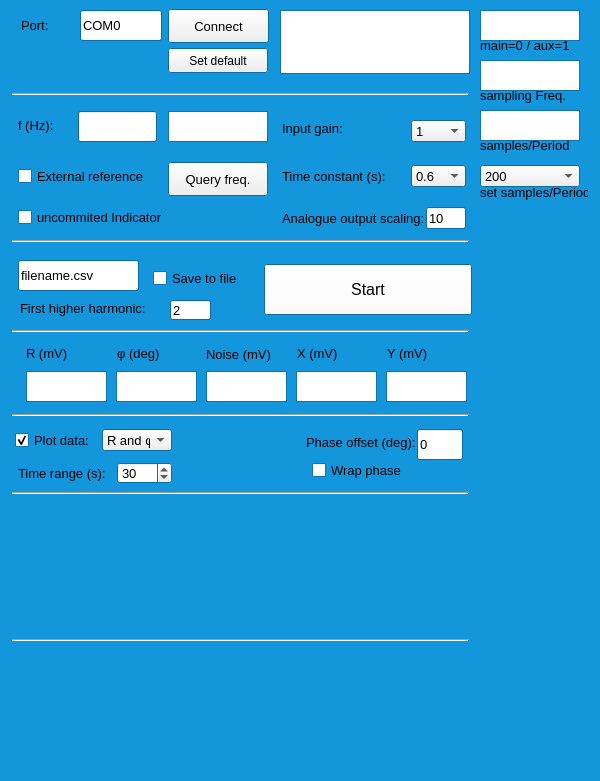
<?xml version="1.0" encoding="UTF-8"?>
<ui version="4.0">
 <class>Form</class>
 <widget class="QWidget" name="Form">
  <property name="geometry">
   <rect>
    <x>0</x>
    <y>0</y>
    <width>600</width>
    <height>781</height>
   </rect>
  </property>
  <property name="palette">
   <palette>
    <active>
     <colorrole role="Base">
      <brush brushstyle="SolidPattern">
       <color alpha="255">
        <red>255</red>
        <green>255</green>
        <blue>255</blue>
       </color>
      </brush>
     </colorrole>
     <colorrole role="Window">
      <brush brushstyle="SolidPattern">
       <color alpha="255">
        <red>20</red>
        <green>150</green>
        <blue>220</blue>
       </color>
      </brush>
     </colorrole>
    </active>
    <inactive>
     <colorrole role="Base">
      <brush brushstyle="SolidPattern">
       <color alpha="255">
        <red>255</red>
        <green>255</green>
        <blue>255</blue>
       </color>
      </brush>
     </colorrole>
     <colorrole role="Window">
      <brush brushstyle="SolidPattern">
       <color alpha="255">
        <red>20</red>
        <green>150</green>
        <blue>220</blue>
       </color>
      </brush>
     </colorrole>
    </inactive>
    <disabled>
     <colorrole role="Base">
      <brush brushstyle="SolidPattern">
       <color alpha="255">
        <red>20</red>
        <green>150</green>
        <blue>220</blue>
       </color>
      </brush>
     </colorrole>
     <colorrole role="Window">
      <brush brushstyle="SolidPattern">
       <color alpha="255">
        <red>20</red>
        <green>150</green>
        <blue>220</blue>
       </color>
      </brush>
     </colorrole>
    </disabled>
   </palette>
  </property>
  <property name="windowTitle">
   <string> StN-LIA-MCU EXTENDED </string>
  </property>
  <widget class="QTextBrowser" name="rOutput">
   <property name="geometry">
    <rect>
     <x>26</x>
     <y>371</y>
     <width>81</width>
     <height>31</height>
    </rect>
   </property>
   <property name="font">
    <font>
     <pointsize>10</pointsize>
    </font>
   </property>
  </widget>
  <widget class="QTextBrowser" name="phaseOutput">
   <property name="geometry">
    <rect>
     <x>116</x>
     <y>371</y>
     <width>81</width>
     <height>31</height>
    </rect>
   </property>
   <property name="font">
    <font>
     <pointsize>10</pointsize>
    </font>
   </property>
  </widget>
  <widget class="QTextBrowser" name="samplesInPeriod">
   <property name="geometry">
    <rect>
     <x>480</x>
     <y>110</y>
     <width>100</width>
     <height>31</height>
    </rect>
   </property>
   <property name="font">
    <font>
     <pointsize>10</pointsize>
    </font>
   </property>
  </widget>
  <widget class="QTextBrowser" name="samplingFrequency">
   <property name="geometry">
    <rect>
     <x>480</x>
     <y>60</y>
     <width>100</width>
     <height>31</height>
    </rect>
   </property>
   <property name="font">
    <font>
     <pointsize>10</pointsize>
    </font>
   </property>
  </widget>
  <widget class="QTextBrowser" name="main_aux">
   <property name="geometry">
    <rect>
     <x>480</x>
     <y>10</y>
     <width>100</width>
     <height>31</height>
    </rect>
   </property>
   <property name="font">
    <font>
     <pointsize>10</pointsize>
    </font>
   </property>
  </widget>
  <widget class="QTextBrowser" name="noiseOutput">
   <property name="geometry">
    <rect>
     <x>206</x>
     <y>371</y>
     <width>81</width>
     <height>31</height>
    </rect>
   </property>
   <property name="font">
    <font>
     <pointsize>10</pointsize>
    </font>
   </property>
  </widget>
  <widget class="QTextBrowser" name="xOutput">
   <property name="geometry">
    <rect>
     <x>296</x>
     <y>371</y>
     <width>81</width>
     <height>31</height>
    </rect>
   </property>
   <property name="font">
    <font>
     <pointsize>10</pointsize>
    </font>
   </property>
  </widget>
  <widget class="QTextBrowser" name="yOutput">
   <property name="geometry">
    <rect>
     <x>386</x>
     <y>371</y>
     <width>81</width>
     <height>31</height>
    </rect>
   </property>
   <property name="font">
    <font>
     <pointsize>10</pointsize>
    </font>
   </property>
  </widget>
  <widget class="QLabel" name="label">
   <property name="geometry">
    <rect>
     <x>26</x>
     <y>343</y>
     <width>64</width>
     <height>21</height>
    </rect>
   </property>
   <property name="font">
    <font>
     <pointsize>10</pointsize>
    </font>
   </property>
   <property name="text">
    <string>R (mV)</string>
   </property>
  </widget>
  <widget class="QLabel" name="label_2">
   <property name="geometry">
    <rect>
     <x>117</x>
     <y>339</y>
     <width>61</width>
     <height>28</height>
    </rect>
   </property>
   <property name="font">
    <font>
     <pointsize>10</pointsize>
    </font>
   </property>
   <property name="text">
    <string>φ (deg)</string>
   </property>
  </widget>
  <widget class="QLabel" name="label_3">
   <property name="geometry">
    <rect>
     <x>206</x>
     <y>344</y>
     <width>76</width>
     <height>20</height>
    </rect>
   </property>
   <property name="font">
    <font>
     <pointsize>10</pointsize>
    </font>
   </property>
   <property name="text">
    <string>Noise (mV)</string>
   </property>
  </widget>
  <widget class="QLabel" name="label_4">
   <property name="geometry">
    <rect>
     <x>297</x>
     <y>341</y>
     <width>75</width>
     <height>25</height>
    </rect>
   </property>
   <property name="font">
    <font>
     <pointsize>10</pointsize>
    </font>
   </property>
   <property name="text">
    <string>X (mV)</string>
   </property>
  </widget>
  <widget class="QLabel" name="label_5">
   <property name="geometry">
    <rect>
     <x>387</x>
     <y>342</y>
     <width>80</width>
     <height>22</height>
    </rect>
   </property>
   <property name="font">
    <font>
     <pointsize>10</pointsize>
    </font>
   </property>
   <property name="text">
    <string>Y (mV)</string>
   </property>
  </widget>
  <widget class="QLineEdit" name="filenameInput">
   <property name="geometry">
    <rect>
     <x>18</x>
     <y>260</y>
     <width>121</width>
     <height>31</height>
    </rect>
   </property>
   <property name="font">
    <font>
     <pointsize>10</pointsize>
    </font>
   </property>
   <property name="text">
    <string>filename.csv</string>
   </property>
  </widget>
  <widget class="QCheckBox" name="recordBox">
   <property name="geometry">
    <rect>
     <x>153</x>
     <y>270</y>
     <width>111</width>
     <height>17</height>
    </rect>
   </property>
   <property name="font">
    <font>
     <pointsize>10</pointsize>
    </font>
   </property>
   <property name="text">
    <string>Save to file</string>
   </property>
   <property name="checked">
    <bool>false</bool>
   </property>
  </widget>
  <widget class="QPushButton" name="measureButton">
   <property name="geometry">
    <rect>
     <x>264</x>
     <y>264</y>
     <width>208</width>
     <height>51</height>
    </rect>
   </property>
   <property name="palette">
    <palette>
     <active>
      <colorrole role="Button">
       <brush brushstyle="SolidPattern">
        <color alpha="255">
         <red>255</red>
         <green>255</green>
         <blue>255</blue>
        </color>
       </brush>
      </colorrole>
     </active>
     <inactive>
      <colorrole role="Button">
       <brush brushstyle="SolidPattern">
        <color alpha="255">
         <red>255</red>
         <green>255</green>
         <blue>255</blue>
        </color>
       </brush>
      </colorrole>
     </inactive>
     <disabled>
      <colorrole role="Button">
       <brush brushstyle="SolidPattern">
        <color alpha="255">
         <red>255</red>
         <green>255</green>
         <blue>255</blue>
        </color>
       </brush>
      </colorrole>
     </disabled>
    </palette>
   </property>
   <property name="font">
    <font>
     <pointsize>12</pointsize>
    </font>
   </property>
   <property name="text">
    <string>Start</string>
   </property>
   <property name="checkable">
    <bool>true</bool>
   </property>
  </widget>
  <widget class="QPushButton" name="connectButton">
   <property name="geometry">
    <rect>
     <x>168</x>
     <y>9</y>
     <width>101</width>
     <height>34</height>
    </rect>
   </property>
   <property name="font">
    <font>
     <pointsize>10</pointsize>
    </font>
   </property>
   <property name="text">
    <string>Connect</string>
   </property>
  </widget>
  <widget class="QLineEdit" name="portInput">
   <property name="geometry">
    <rect>
     <x>80</x>
     <y>10</y>
     <width>82</width>
     <height>31</height>
    </rect>
   </property>
   <property name="font">
    <font>
     <pointsize>10</pointsize>
    </font>
   </property>
   <property name="text">
    <string>COM0</string>
   </property>
  </widget>
  <widget class="QLineEdit" name="freqInput">
   <property name="geometry">
    <rect>
     <x>78</x>
     <y>111</y>
     <width>79</width>
     <height>31</height>
    </rect>
   </property>
   <property name="font">
    <font>
     <pointsize>10</pointsize>
    </font>
   </property>
   <property name="toolTip">
    <string>Enter desired modulation frequency</string>
   </property>
   <property name="text">
    <string/>
   </property>
  </widget>
  <widget class="QLabel" name="label_6">
   <property name="geometry">
    <rect>
     <x>18</x>
     <y>115</y>
     <width>47</width>
     <height>21</height>
    </rect>
   </property>
   <property name="font">
    <font>
     <pointsize>10</pointsize>
    </font>
   </property>
   <property name="text">
    <string>f (Hz):</string>
   </property>
  </widget>
  <widget class="QTextBrowser" name="freqOutput">
   <property name="geometry">
    <rect>
     <x>168</x>
     <y>111</y>
     <width>100</width>
     <height>31</height>
    </rect>
   </property>
   <property name="font">
    <font>
     <pointsize>10</pointsize>
    </font>
   </property>
   <property name="toolTip">
    <string>Current modulation frequency</string>
   </property>
  </widget>
  <widget class="QTextBrowser" name="dialogueBox">
   <property name="geometry">
    <rect>
     <x>280</x>
     <y>10</y>
     <width>190</width>
     <height>64</height>
    </rect>
   </property>
   <property name="font">
    <font>
     <pointsize>10</pointsize>
    </font>
   </property>
  </widget>
  <widget class="QCheckBox" name="filterCheckBox">
   <property name="geometry">
    <rect>
     <x>18</x>
     <y>207</y>
     <width>221</width>
     <height>21</height>
    </rect>
   </property>
   <property name="font">
    <font>
     <pointsize>10</pointsize>
    </font>
   </property>
   <property name="toolTip">
    <string>Only recommended for extremely low frequencies (&lt;20 Hz)</string>
   </property>
   <property name="text">
    <string>uncommited Indicator</string>
   </property>
  </widget>
  <widget class="PlotWidget" name="graphWidget" native="true">
   <property name="geometry">
    <rect>
     <x>0</x>
     <y>486</y>
     <width>502</width>
     <height>145</height>
    </rect>
   </property>
   <property name="font">
    <font>
     <pointsize>10</pointsize>
    </font>
   </property>
  </widget>
  <widget class="QCheckBox" name="plotBox">
   <property name="geometry">
    <rect>
     <x>15</x>
     <y>432</y>
     <width>111</width>
     <height>17</height>
    </rect>
   </property>
   <property name="font">
    <font>
     <pointsize>10</pointsize>
    </font>
   </property>
   <property name="text">
    <string>Plot data:</string>
   </property>
   <property name="checked">
    <bool>true</bool>
   </property>
  </widget>
  <widget class="QLabel" name="label_8">
   <property name="geometry">
    <rect>
     <x>21</x>
     <y>15</y>
     <width>47</width>
     <height>21</height>
    </rect>
   </property>
   <property name="font">
    <font>
     <pointsize>10</pointsize>
    </font>
   </property>
   <property name="text">
    <string>Port:</string>
   </property>
  </widget>
    <widget class="QLabel" name="label_88">
   <property name="geometry">
    <rect>
     <x>480</x>
     <y>135</y>
     <width>108</width>
     <height>21</height>
    </rect>
   </property>
   <property name="font">
    <font>
     <pointsize>10</pointsize>
    </font>
   </property>
   <property name="text">
    <string>samples/Period</string>
   </property>
  </widget>
 
  <widget class="QLabel" name="label_100">
   <property name="geometry">
    <rect>
     <x>480</x>
     <y>85</y>
     <width>108</width>
     <height>21</height>
    </rect>
   </property>
   <property name="font">
    <font>
     <pointsize>10</pointsize>
    </font>
   </property>
   <property name="text">
    <string>sampling Freq.</string>
   </property>
  </widget>

  <widget class="QLabel" name="label_101">
   <property name="geometry">
    <rect>
     <x>480</x>
     <y>182</y>
     <width>108</width>
     <height>21</height>
    </rect>
   </property>
   <property name="font">
    <font>
     <pointsize>10</pointsize>
    </font>
   </property>
   <property name="text">
    <string>set samples/Period</string>
   </property>
  </widget>
      
  <widget class="QLabel" name="label_99">
   <property name="geometry">
    <rect>
     <x>480</x>
     <y>35</y>
     <width>108</width>
     <height>21</height>
    </rect>
   </property>
   <property name="font">
    <font>
     <pointsize>10</pointsize>
    </font>
   </property>
   <property name="text">
    <string>main=0 / aux=1</string>
   </property>
  </widget>
  <widget class="QSpinBox" name="secondsBox">
   <property name="geometry">
    <rect>
     <x>117</x>
     <y>462</y>
     <width>55</width>
     <height>22</height>
    </rect>
   </property>
   <property name="font">
    <font>
     <pointsize>10</pointsize>
    </font>
   </property>
   <property name="maximum">
    <number>999</number>
   </property>
   <property name="value">
    <number>30</number>
   </property>
  </widget>
  <widget class="PlotWidget" name="graphWidget2" native="true">
   <property name="geometry">
    <rect>
     <x>0</x>
     <y>633</y>
     <width>502</width>
     <height>145</height>
    </rect>
   </property>
   <property name="font">
    <font>
     <pointsize>10</pointsize>
    </font>
   </property>
  </widget>
  <widget class="QLineEdit" name="phaseInput">
   <property name="geometry">
    <rect>
     <x>417</x>
     <y>429</y>
     <width>46</width>
     <height>31</height>
    </rect>
   </property>
   <property name="font">
    <font>
     <pointsize>10</pointsize>
    </font>
   </property>
   <property name="text">
    <string>0</string>
   </property>
  </widget>
  <widget class="QLabel" name="label_10">
   <property name="geometry">
    <rect>
     <x>306</x>
     <y>429</y>
     <width>109</width>
     <height>28</height>
    </rect>
   </property>
   <property name="font">
    <font>
     <pointsize>10</pointsize>
    </font>
   </property>
   <property name="text">
    <string>&lt;html&gt;&lt;head/&gt;&lt;body&gt;&lt;p&gt;Phase offset (deg):&lt;/p&gt;&lt;/body&gt;&lt;/html&gt;</string>
   </property>
  </widget>
  <widget class="QComboBox" name="comboBox">
   <property name="geometry">
    <rect>
     <x>102</x>
     <y>429</y>
     <width>70</width>
     <height>22</height>
    </rect>
   </property>
   <property name="font">
    <font>
     <pointsize>10</pointsize>
    </font>
   </property>
   <item>
    <property name="text">
     <string>R and φ</string>
    </property>
   </item>
   <item>
    <property name="text">
     <string>X and Y</string>
    </property>
   </item>
  </widget>
  <widget class="QLabel" name="label_11">
   <property name="geometry">
    <rect>
     <x>18</x>
     <y>465</y>
     <width>91</width>
     <height>16</height>
    </rect>
   </property>
   <property name="font">
    <font>
     <pointsize>10</pointsize>
    </font>
   </property>
   <property name="text">
    <string>Time range (s):</string>
   </property>
  </widget>
  <widget class="QCheckBox" name="phaseWrapBox">
   <property name="geometry">
    <rect>
     <x>312</x>
     <y>462</y>
     <width>103</width>
     <height>17</height>
    </rect>
   </property>
   <property name="font">
    <font>
     <pointsize>10</pointsize>
    </font>
   </property>
   <property name="text">
    <string>Wrap phase</string>
   </property>
  </widget>
  <widget class="QComboBox" name="gainBox">
   <property name="geometry">
    <rect>
     <x>411</x>
     <y>120</y>
     <width>55</width>
     <height>22</height>
    </rect>
   </property>
   <property name="font">
    <font>
     <pointsize>10</pointsize>
    </font>
   </property>
   <property name="currentText">
    <string>1</string>
   </property>
   <property name="currentIndex">
    <number>1</number>
   </property>
   <item>
    <property name="text">
     <string>0</string>
    </property>
   </item>
   <item>
    <property name="text">
     <string>1</string>
    </property>
   </item>
   <item>
    <property name="text">
     <string>2</string>
    </property>
   </item>
   <item>
    <property name="text">
     <string>4</string>
    </property>
   </item>
   <item>
    <property name="text">
     <string>8</string>
    </property>
   </item>
   <item>
    <property name="text">
     <string>16</string>
    </property>
   </item>
   <item>
    <property name="text">
     <string>32</string>
    </property>
   </item>
   <item>
    <property name="text">
     <string>64</string>
    </property>
   </item>
  </widget>
  <widget class="QLabel" name="label_7">
   <property name="geometry">
    <rect>
     <x>282</x>
     <y>120</y>
     <width>97</width>
     <height>16</height>
    </rect>
   </property>
   <property name="font">
    <font>
     <pointsize>10</pointsize>
    </font>
   </property>
   <property name="text">
    <string>Input gain:</string>
   </property>
  </widget>
  <widget class="QCheckBox" name="refCheckBox">
   <property name="geometry">
    <rect>
     <x>18</x>
     <y>168</y>
     <width>157</width>
     <height>17</height>
    </rect>
   </property>
   <property name="font">
    <font>
     <pointsize>10</pointsize>
    </font>
   </property>
   <property name="toolTip">
    <string>Select to enable external reference</string>
   </property>
   <property name="text">
    <string>External reference</string>
   </property>
  </widget>
  <widget class="QPushButton" name="refResetButton">
   <property name="geometry">
    <rect>
     <x>168</x>
     <y>162</y>
     <width>100</width>
     <height>34</height>
    </rect>
   </property>
   <property name="font">
    <font>
     <pointsize>10</pointsize>
    </font>
   </property>
   <property name="toolTip">
    <string>Calculate current frequency if using external reference</string>
   </property>
   <property name="text">
    <string>Query freq.</string>
   </property>
  </widget>
  <widget class="QComboBox" name="timeConstantBox">
   <property name="geometry">
    <rect>
     <x>411</x>
     <y>165</y>
     <width>55</width>
     <height>22</height>
    </rect>
   </property>
   <property name="font">
    <font>
     <pointsize>10</pointsize>
    </font>
   </property>
   <property name="currentText">
    <string>0.6</string>
   </property>
   <property name="currentIndex">
    <number>5</number>
   </property>
   <item>
    <property name="text">
     <string>0.01</string>
    </property>
   </item>
   <item>
    <property name="text">
     <string>0.03</string>
    </property>
   </item>
   <item>
    <property name="text">
     <string>0.06</string>
    </property>
   </item>
   <item>
    <property name="text">
     <string>0.1</string>
    </property>
   </item>
   <item>
    <property name="text">
     <string>0.3</string>
    </property>
   </item>
   <item>
    <property name="text">
     <string>0.6</string>
    </property>
   </item>
   <item>
    <property name="text">
     <string>1</string>
    </property>
   </item>
   <item>
    <property name="text">
     <string>3</string>
    </property>
   </item>
   <item>
    <property name="text">
     <string>6</string>
    </property>
   </item>
   <item>
    <property name="text">
     <string>10</string>
    </property>
   </item>
  </widget>

<widget class="QComboBox" name="samplesPperiodBox">
   <property name="geometry">
    <rect>
     <x>480</x>
     <y>165</y>
     <width>100</width>
     <height>22</height>
    </rect>
   </property>
   <property name="font">
    <font>
     <pointsize>10</pointsize>
    </font>
   </property>
   <property name="currentText">
    <string>200</string>
   </property>
   <property name="currentIndex">
    <number>0</number>
   </property>
   <item>
    <property name="text">
     <string>200</string>
    </property>
   </item>
   <item>
    <property name="text">
     <string>100</string>
    </property>
   </item>
   <item>
    <property name="text">
     <string>64</string>
    </property>
   </item>
   <item>
    <property name="text">
     <string>50</string>
    </property>
   </item>
   <item>
    <property name="text">
     <string>32</string>
    </property>
   </item>
   <item>
    <property name="text">
     <string>24</string>
    </property>
   </item>
   <item>
    <property name="text">
     <string>16</string>
    </property>
   </item>
   <item>
    <property name="text">
     <string>10</string>
    </property>
   </item>
   <item>
    <property name="text">
     <string>8</string>
    </property>
   </item>
   <item>
    <property name="text">
     <string>4</string>
    </property>
   </item>
  </widget>

  <widget class="QLabel" name="label_12">
   <property name="geometry">
    <rect>
     <x>282</x>
     <y>168</y>
     <width>109</width>
     <height>16</height>
    </rect>
   </property>
   <property name="font">
    <font>
     <pointsize>10</pointsize>
    </font>
   </property>
   <property name="toolTip">
    <string>Filter time constant for lock-in algorithm (not used for synchronous filter)</string>
   </property>
   <property name="text">
    <string>Time constant (s):</string>
   </property>
  </widget>
  <widget class="QLabel" name="label_13">
   <property name="geometry">
    <rect>
     <x>282</x>
     <y>210</y>
     <width>145</width>
     <height>16</height>
    </rect>
   </property>
   <property name="font">
    <font>
     <pointsize>10</pointsize>
    </font>
   </property>
   <property name="toolTip">
    <string>Scaling factor for analogue output</string>
   </property>
   <property name="text">
    <string>Analogue output scaling:</string>
   </property>
  </widget>
  <widget class="QLineEdit" name="outputScalingEdit">
   <property name="geometry">
    <rect>
     <x>426</x>
     <y>207</y>
     <width>40</width>
     <height>22</height>
    </rect>
   </property>
   <property name="font">
    <font>
     <pointsize>10</pointsize>
    </font>
   </property>
   <property name="text">
    <string>10</string>
   </property>
  </widget>
  <widget class="Line" name="line_6">
   <property name="geometry">
    <rect>
     <x>12</x>
     <y>84</y>
     <width>457</width>
     <height>21</height>
    </rect>
   </property>
   <property name="orientation">
    <enum>Qt::Horizontal</enum>
   </property>
  </widget>
  <widget class="QPushButton" name="defaultButton">
   <property name="geometry">
    <rect>
     <x>168</x>
     <y>48</y>
     <width>100</width>
     <height>25</height>
    </rect>
   </property>
   <property name="toolTip">
    <string>Set current port as default</string>
   </property>
   <property name="text">
    <string>Set default</string>
   </property>
  </widget>
  <widget class="Line" name="line_7">
   <property name="geometry">
    <rect>
     <x>12</x>
     <y>231</y>
     <width>457</width>
     <height>21</height>
    </rect>
   </property>
   <property name="orientation">
    <enum>Qt::Horizontal</enum>
   </property>
  </widget>
  <widget class="Line" name="line_8">
   <property name="geometry">
    <rect>
     <x>12</x>
     <y>321</y>
     <width>457</width>
     <height>21</height>
    </rect>
   </property>
   <property name="orientation">
    <enum>Qt::Horizontal</enum>
   </property>
  </widget>
  <widget class="Line" name="line_9">
   <property name="geometry">
    <rect>
     <x>12</x>
     <y>405</y>
     <width>457</width>
     <height>21</height>
    </rect>
   </property>
   <property name="orientation">
    <enum>Qt::Horizontal</enum>
   </property>
  </widget>
  <widget class="Line" name="line_10">
   <property name="geometry">
    <rect>
     <x>12</x>
     <y>483</y>
     <width>457</width>
     <height>21</height>
    </rect>
   </property>
   <property name="orientation">
    <enum>Qt::Horizontal</enum>
   </property>
  </widget>
  <widget class="Line" name="line_11">
   <property name="geometry">
    <rect>
     <x>12</x>
     <y>630</y>
     <width>457</width>
     <height>21</height>
    </rect>
   </property>
   <property name="palette">
    <palette>
     <active>
      <colorrole role="Base">
       <brush brushstyle="SolidPattern">
        <color alpha="255">
         <red>255</red>
         <green>255</green>
         <blue>255</blue>
        </color>
       </brush>
      </colorrole>
      <colorrole role="Window">
       <brush brushstyle="SolidPattern">
        <color alpha="255">
         <red>255</red>
         <green>255</green>
         <blue>255</blue>
        </color>
       </brush>
      </colorrole>
     </active>
     <inactive>
      <colorrole role="Base">
       <brush brushstyle="SolidPattern">
        <color alpha="255">
         <red>255</red>
         <green>255</green>
         <blue>255</blue>
        </color>
       </brush>
      </colorrole>
      <colorrole role="Window">
       <brush brushstyle="SolidPattern">
        <color alpha="255">
         <red>255</red>
         <green>255</green>
         <blue>255</blue>
        </color>
       </brush>
      </colorrole>
     </inactive>
     <disabled>
      <colorrole role="Base">
       <brush brushstyle="SolidPattern">
        <color alpha="255">
         <red>255</red>
         <green>255</green>
         <blue>255</blue>
        </color>
       </brush>
      </colorrole>
      <colorrole role="Window">
       <brush brushstyle="SolidPattern">
        <color alpha="255">
         <red>255</red>
         <green>255</green>
         <blue>255</blue>
        </color>
       </brush>
      </colorrole>
     </disabled>
    </palette>
   </property>
   <property name="orientation">
    <enum>Qt::Horizontal</enum>
   </property>
  </widget>
  <widget class="QLineEdit" name="harmonicEdit">
   <property name="geometry">
    <rect>
     <x>170</x>
     <y>300</y>
     <width>41</width>
     <height>20</height>
    </rect>
   </property>
   <property name="font">
    <font>
     <pointsize>10</pointsize>
    </font>
   </property>
   <property name="text">
    <string>2</string>
   </property>
  </widget>
  <widget class="QLabel" name="label_9">
   <property name="geometry">
    <rect>
     <x>20</x>
     <y>300</y>
     <width>151</width>
     <height>16</height>
    </rect>
   </property>
   <property name="font">
    <font>
     <pointsize>10</pointsize>
    </font>
   </property>
   <property name="toolTip">
    <string>Will save to file 3 higher harmonics starting from this value</string>
   </property>
   <property name="text">
    <string>First higher harmonic:</string>
   </property>
  </widget>
 </widget>
 <customwidgets>
  <customwidget>
   <class>PlotWidget</class>
   <extends>QWidget</extends>
   <header>pyqtgraph</header>
   <container>1</container>
  </customwidget>
 </customwidgets>
 <resources/>
 <connections/>
</ui>
